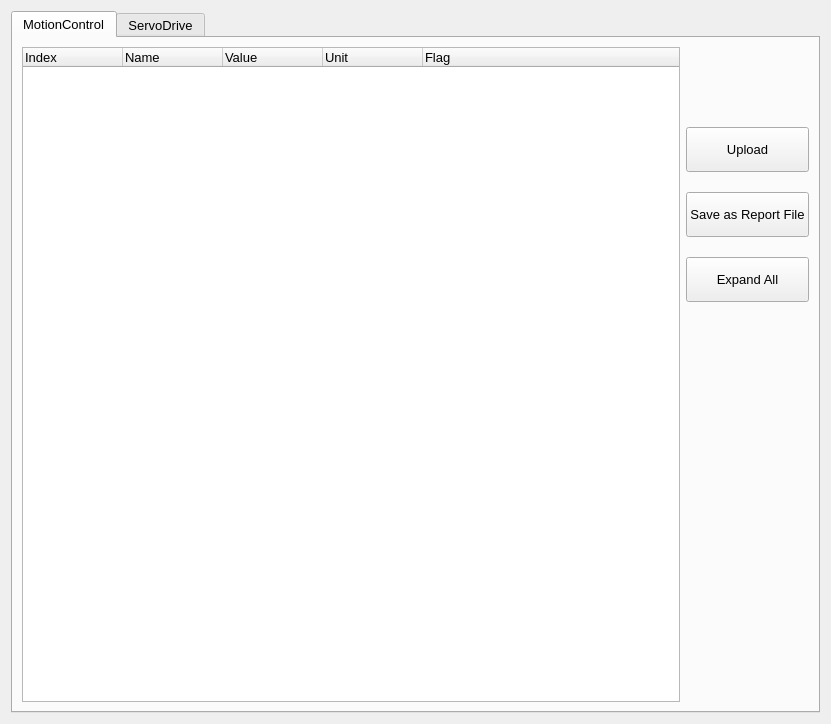
<?xml version="1.0" encoding="UTF-8"?>
<ui version="4.0">
 <class>Form</class>
 <widget class="QWidget" name="Form">
  <property name="windowModality">
   <enum>Qt::ApplicationModal</enum>
  </property>
  <property name="geometry">
   <rect>
    <x>0</x>
    <y>0</y>
    <width>831</width>
    <height>724</height>
   </rect>
  </property>
  <property name="windowTitle">
   <string>Parameter Viewer</string>
  </property>
  <layout class="QHBoxLayout" name="horizontalLayout">
   <item>
    <widget class="QTabWidget" name="tbwParamEditor">
     <property name="sizePolicy">
      <sizepolicy hsizetype="Expanding" vsizetype="Expanding">
       <horstretch>0</horstretch>
       <verstretch>0</verstretch>
      </sizepolicy>
     </property>
     <property name="minimumSize">
      <size>
       <width>0</width>
       <height>0</height>
      </size>
     </property>
     <property name="maximumSize">
      <size>
       <width>16777215</width>
       <height>16777215</height>
      </size>
     </property>
     <property name="font">
      <font>
       <family>Arial</family>
       <pointsize>10</pointsize>
      </font>
     </property>
     <property name="acceptDrops">
      <bool>false</bool>
     </property>
     <property name="currentIndex">
      <number>0</number>
     </property>
     <property name="documentMode">
      <bool>false</bool>
     </property>
     <widget class="QWidget" name="MotionControl">
      <attribute name="title">
       <string>MotionControl</string>
      </attribute>
      <layout class="QHBoxLayout" name="horizontalLayout_2">
       <item>
        <widget class="QTreeWidget" name="trvMotionParam">
         <property name="enabled">
          <bool>true</bool>
         </property>
         <property name="sizePolicy">
          <sizepolicy hsizetype="Expanding" vsizetype="Expanding">
           <horstretch>0</horstretch>
           <verstretch>0</verstretch>
          </sizepolicy>
         </property>
         <property name="minimumSize">
          <size>
           <width>0</width>
           <height>0</height>
          </size>
         </property>
         <property name="horizontalScrollBarPolicy">
          <enum>Qt::ScrollBarAsNeeded</enum>
         </property>
         <property name="sizeAdjustPolicy">
          <enum>QAbstractScrollArea::AdjustIgnored</enum>
         </property>
         <property name="autoScroll">
          <bool>true</bool>
         </property>
         <column>
          <property name="text">
           <string>Index</string>
          </property>
         </column>
         <column>
          <property name="text">
           <string>Name</string>
          </property>
         </column>
         <column>
          <property name="text">
           <string>Value</string>
          </property>
         </column>
         <column>
          <property name="text">
           <string>Unit</string>
          </property>
         </column>
         <column>
          <property name="text">
           <string>Flag</string>
          </property>
         </column>
        </widget>
       </item>
       <item>
        <layout class="QVBoxLayout" name="verticalLayout" stretch="0,0,0,0">
         <property name="spacing">
          <number>20</number>
         </property>
         <property name="sizeConstraint">
          <enum>QLayout::SetDefaultConstraint</enum>
         </property>
         <property name="leftMargin">
          <number>0</number>
         </property>
         <property name="topMargin">
          <number>80</number>
         </property>
         <item>
          <widget class="QPushButton" name="btnUploadMotionParam">
           <property name="sizePolicy">
            <sizepolicy hsizetype="Preferred" vsizetype="Preferred">
             <horstretch>0</horstretch>
             <verstretch>0</verstretch>
            </sizepolicy>
           </property>
           <property name="minimumSize">
            <size>
             <width>0</width>
             <height>45</height>
            </size>
           </property>
           <property name="text">
            <string>Upload</string>
           </property>
          </widget>
         </item>
         <item>
          <widget class="QPushButton" name="btnSaveAsMotionReportFile">
           <property name="sizePolicy">
            <sizepolicy hsizetype="Preferred" vsizetype="Preferred">
             <horstretch>0</horstretch>
             <verstretch>0</verstretch>
            </sizepolicy>
           </property>
           <property name="minimumSize">
            <size>
             <width>0</width>
             <height>45</height>
            </size>
           </property>
           <property name="text">
            <string>Save as Report File</string>
           </property>
          </widget>
         </item>
         <item>
          <widget class="QPushButton" name="btnExpandCollapseAllMotionParam">
           <property name="sizePolicy">
            <sizepolicy hsizetype="Preferred" vsizetype="Preferred">
             <horstretch>0</horstretch>
             <verstretch>0</verstretch>
            </sizepolicy>
           </property>
           <property name="minimumSize">
            <size>
             <width>0</width>
             <height>45</height>
            </size>
           </property>
           <property name="text">
            <string>Expand All</string>
           </property>
          </widget>
         </item>
         <item>
          <spacer name="verticalSpacer">
           <property name="orientation">
            <enum>Qt::Vertical</enum>
           </property>
           <property name="sizeHint" stdset="0">
            <size>
             <width>20</width>
             <height>13</height>
            </size>
           </property>
          </spacer>
         </item>
        </layout>
       </item>
      </layout>
     </widget>
     <widget class="QWidget" name="ServoDrive">
      <attribute name="title">
       <string>ServoDrive</string>
      </attribute>
      <layout class="QHBoxLayout" name="horizontalLayout_3">
       <item>
        <widget class="QTreeWidget" name="trvServoParam">
         <property name="minimumSize">
          <size>
           <width>0</width>
           <height>0</height>
          </size>
         </property>
         <column>
          <property name="text">
           <string>Index</string>
          </property>
         </column>
         <column>
          <property name="text">
           <string>Name</string>
          </property>
         </column>
         <column>
          <property name="text">
           <string>Value</string>
          </property>
         </column>
         <column>
          <property name="text">
           <string>Unit</string>
          </property>
         </column>
         <column>
          <property name="text">
           <string>Flag</string>
          </property>
         </column>
        </widget>
       </item>
       <item>
        <layout class="QVBoxLayout" name="verticalLayout_2">
         <property name="spacing">
          <number>20</number>
         </property>
         <property name="topMargin">
          <number>80</number>
         </property>
         <item>
          <widget class="QPushButton" name="btnUploadServoParam">
           <property name="sizePolicy">
            <sizepolicy hsizetype="Preferred" vsizetype="Preferred">
             <horstretch>0</horstretch>
             <verstretch>0</verstretch>
            </sizepolicy>
           </property>
           <property name="minimumSize">
            <size>
             <width>0</width>
             <height>45</height>
            </size>
           </property>
           <property name="text">
            <string>Upload</string>
           </property>
          </widget>
         </item>
         <item>
          <widget class="QPushButton" name="btnSaveAsServoReportFile">
           <property name="sizePolicy">
            <sizepolicy hsizetype="Preferred" vsizetype="Preferred">
             <horstretch>0</horstretch>
             <verstretch>0</verstretch>
            </sizepolicy>
           </property>
           <property name="minimumSize">
            <size>
             <width>0</width>
             <height>45</height>
            </size>
           </property>
           <property name="text">
            <string>Save as Report File</string>
           </property>
          </widget>
         </item>
         <item>
          <widget class="QPushButton" name="btnSaveAsServoConfigFile">
           <property name="sizePolicy">
            <sizepolicy hsizetype="Preferred" vsizetype="Preferred">
             <horstretch>0</horstretch>
             <verstretch>0</verstretch>
            </sizepolicy>
           </property>
           <property name="minimumSize">
            <size>
             <width>0</width>
             <height>45</height>
            </size>
           </property>
           <property name="text">
            <string>Save as Config. File</string>
           </property>
          </widget>
         </item>
         <item>
          <widget class="QPushButton" name="btnExpandCollapseAllServoParam">
           <property name="sizePolicy">
            <sizepolicy hsizetype="Preferred" vsizetype="Preferred">
             <horstretch>0</horstretch>
             <verstretch>0</verstretch>
            </sizepolicy>
           </property>
           <property name="minimumSize">
            <size>
             <width>0</width>
             <height>45</height>
            </size>
           </property>
           <property name="text">
            <string>Expand All</string>
           </property>
          </widget>
         </item>
         <item>
          <spacer name="verticalSpacer_2">
           <property name="orientation">
            <enum>Qt::Vertical</enum>
           </property>
           <property name="sizeHint" stdset="0">
            <size>
             <width>20</width>
             <height>40</height>
            </size>
           </property>
          </spacer>
         </item>
        </layout>
       </item>
      </layout>
     </widget>
    </widget>
   </item>
  </layout>
 </widget>
 <resources/>
 <connections/>
</ui>
